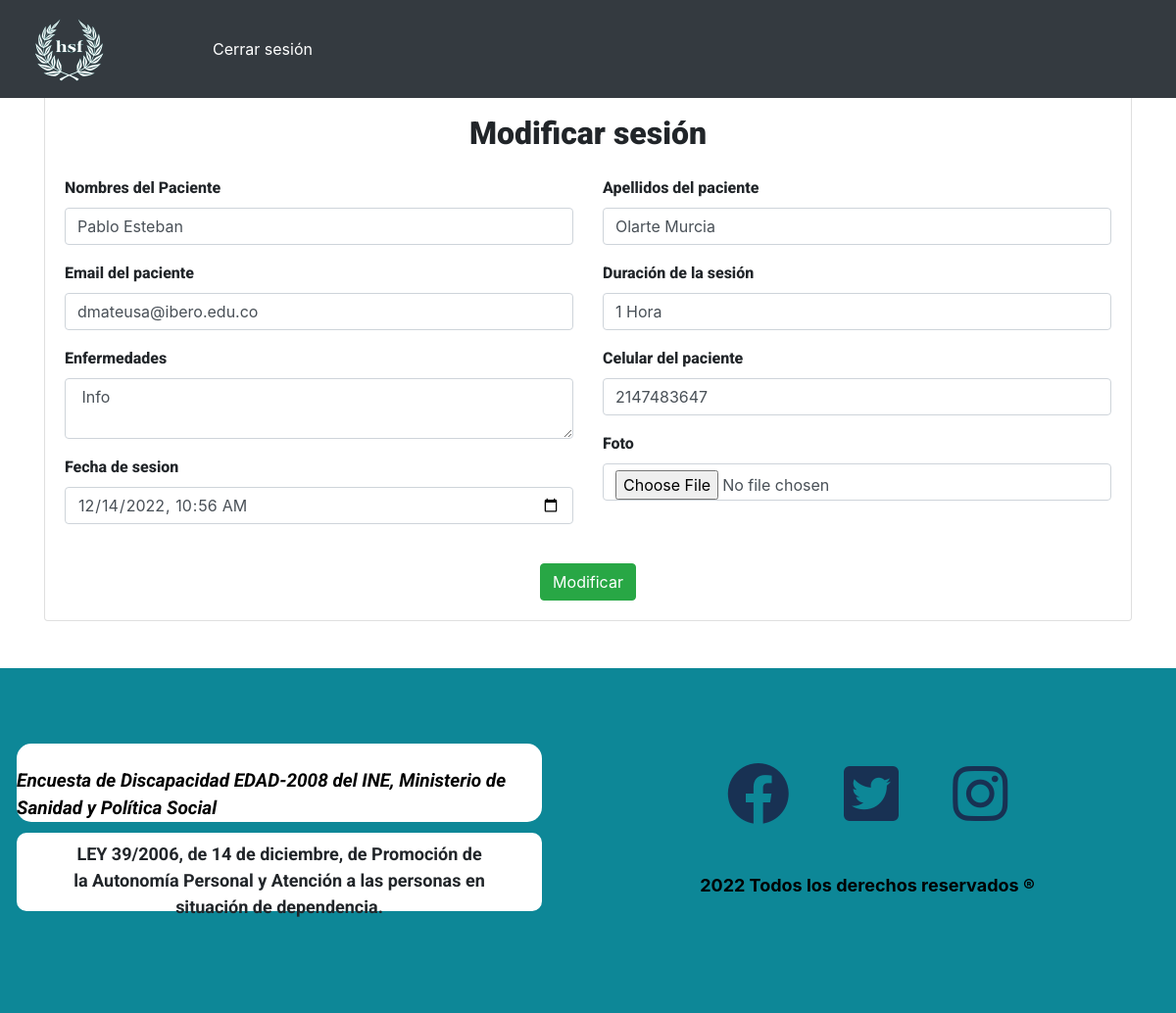
Page /Paciente/edit.php?id=6 on the committed database.
### tables this page shows
CREATE TABLE `pacientes` (
  `id` int(11) NOT NULL,
  `Nombre` varchar(50) NOT NULL,
  `Apellidos` varchar(50) NOT NULL,
  `Correo` varchar(50) NOT NULL,
  `Celular` int(11) NOT NULL,
  `Enfermedades` varchar(250) NOT NULL,
  `duracionSecion` varchar(50) NOT NULL,
  `imagen` varchar(100) NOT NULL,
  `fecha` datetime NOT NULL
);

### config/database.php (called while the page is built, shortened)
<?php
class Database{
    public $host = 'localhost';
    public $user = 'root';
    public $pass = '';
    public $db = 'sesiones';
    function __construct(){
        $this->conexion = $this->connectToDatabase();
        return $this -> conexion;
    }
    function connectToDatabase(){
        $conexion= mysqli_connect($this->host, $this->user, $this->pass, $this->db);
        return $conexion;
    }
}

### Paciente/Paciente.php (called while the page is built, shortened)
<?php
include ('../config/database.php');
class Paciente{
    public $conexion;
    function __construct(){
        $db = new Database();
        $this->conexion =$db->connectToDatabase();
    }
    function getOne($id){
        $sql= "SELECT * FROM Pacientes WHERE id=$id";
        return mysqli_query($this->conexion, $sql);
    }
    }
?>

### Paciente/edit.php (the view, shortened to what this page needs)
<?php
include ('Paciente.php');
$p = new Paciente();
$dp= mysqli_fetch_object($p->getOne($_GET['id']));
$date = new dateTime($dp->fecha);
?>
<!DOCTYPE html>
<html lang="en">
    <head>
        <link rel="stylesheet" href="https://cdnjs.cloudflare.com/ajax/libs/font-awesome/6.2.1/css/all.min.css"crossorigin="anonymous" />
        <link rel="stylesheet" href="https://cdn.jsdelivr.net/npm/bootstrap@4.6.2/dist/css/bootstrap.min.css">
        <link rel="stylesheet" href="../Estilos/edit.css">
    </head>
    <body>
        <header>
            <nav class="navbar navbar-expand-lg fixed-top bg-dark">
                <div class="container-fluid">
                <a class="navbar-brand" href="./index.html">
                    <img class="w-50" src="../images/Logo.png" alt="">
                </a>
                <div class="collapse navbar-collapse center-items" id="navbarNav">
                    <ul class="navbar-nav">
                        <li>
                            <a class="nav-link" href="<?= ROOT ?>admi.html" > Cerrar sesión </a>
                        </li>
                    </ul>
                </div>
                </div>
            </nav>
        </header>
        <section class="container-top">
            <div class="container">
                <div class="card">
                    <div class="card-body">
                        <h2 class="text-center mb-2 title-register"> Modificar sesión</h2>
                        <form method="POST" enctype="multipart/form-data">
                            <div class="row mb-2">
                                <div class="col">
                                    <div class="form-group mt-3">
                                        <label for="nombres">Nombres del Paciente</label>
                                        <input type="text" name="nombres" id="nombres" placeholder="Nombres " class="form-control" value="<?= $dp->Nombre ?>" />
                                    </div>
                                    <div class="form-group mt-3">
                                        <label for="Correo">Email del paciente</label>
                                        <input type="email" name="Correo" id="Correo" placeholder="Email" class="form-control" value="<?=$dp->Correo?>"/>
                                    </div>
                                    <div class="form-group mt-3">
                                        <label for="fecha">Enfermedades</label>
                                        <textarea id="enfermedades" name="enfermedades" id="enfermedades" placeholder="Enfermedades" class="form-control" ><?=$dp->Enfermedades?> </textarea>
                                    </div>
                                    <div class="form-group mt-3">
                                        <label for="fecha">Fecha de sesion</label>
                                        <input type="datetime-local" name="fecha" id="fecha" class="form-control" value="<?=$date->format('Y-m-d\TH:i') ?>" />
                                    </div>
                                </div>
                                <div class="col">
                                    <div class="form-group mt-3">
                                        <label for="nombres">Apellidos del paciente</label>
                                        <input type="text" name="apellidos" id="apellidos" placeholder="Apellidos" class="form-control" value="<?=$dp->Apellidos?>"/>
                                    </div>
                                    <div class="form-group mt-3">
                                        <label for="duracionSecion">Duración de la sesión</label>
                                        <input type="text" name="duracionSecion" id="duracionSecion" placeholder="Duración" class="form-control" value="<?=$dp->duracionSecion?>"/>
                                    </div>
                                    <div class="form-group mt-3">
                                        <label for="celular">Celular del paciente</label>
                                        <input type="number" name="celular" id="celular" placeholder="Celular del paciente" class="form-control" value="<?=$dp->Celular?>"/>
                                    </div>
                                    <div class="form-group mt-3">
                                        <label for="imagen">Foto</label>
                                        <input type="file" name="imagen" id="imagen" class="form-control" />
                                    </div>
                                </div>
                            </div>
                            <div class="btn-container mt-4">
                                <button class="btn btn-success"> Modificar</button>
                            </div>
                        </form>
                    </div>
                </div>
            </div>
        </section>
        <footer class="bg-footer mt-5 ">
            <div class="row w-100">
                <div class="col">
                <article class="art-style">
                    <cite>
                    Encuesta de Discapacidad EDAD-2008 del INE,
                    Ministerio de Sanidad y Política Social
                    </cite>
                </article>
                <address class="dir-style-law">
                    LEY 39/2006, de 14 de diciembre, de Promoción
                    de la Autonomía Personal y Atención a las personas
                    en situación de dependencia.
                </address>
                </div>
                <div class="col">
                <div class="icons-social-media">
                    <a href="https://www.facebook.com/people/Helping-Special-Families/100088909987339/?is_tour_dismissed=true" target="_blank"><i class="fa-brands fa-facebook fa-4x"></i></a>
                    <a href=""><i class="fa-brands fa-square-twitter fa-4x"></i></a>
                    <a href=""><i class="fa-brands fa-instagram fa-4x"></i></a>
                </div>
                <div class="reserved-rigths">
                    <p>2022 Todos los derechos reservados ®</p>
                </div>
                </div>
            </div>
        </footer>
    </body>
</html>

### Estilos/edit.css (style rules this page uses)
body { margin: 0; padding: 0; }
.navbar a { color: #fff !important; }
.container-top { margin-top: 8%; }
.title-register { font-family: Roboto; font-weight: 900; }
.card label { font-family: Roboto; font-weight: 800; }
.bg-footer { background-color: rgb(13, 135, 151); height: 22rem; padding-top: 4%; }
.art-style { background-color: #fff; border-radius: 15px; color: #000; display: flex; font-weight: bold; font-size: 19px; height: 5rem; justify-content: center; margin-top: 5%; margin-left: 3%; margin-right: 3%; padding-top: 1.5rem; font-family: Roboto; }
.dir-style-law { background-color: #fff; border-radius: 10px; font-size: 18px; font-family: Roboto; font-weight: bold; height: 5rem; padding-top: .5rem; margin-top: 2%; margin-left: 3%; margin-right: 3%; padding-left: 10%; padding-right: 10%; text-align: center; }
.reserved-rigths { margin-top: 1%; font-size: 18px; color: #000; font-weight: bold; }
.icons-social-media { display: flex; justify-content: space-around; padding-left: 20%; padding-right: 20%; margin-top: 3em; margin-bottom: 3rem; }
.icons-social-media a { text-decoration: none !important; color: #183153; }
.btn-container, .reserved-rigths { display: flex; justify-content: center; }

### rows in the picture
pacientes: nombres "Pablo Esteban", Correo "dmateusa@ibero.edu.co", enfermedades "Info", fecha "12/14/2022 10:56", apellidos "Olarte Murcia", duracionSecion "1 Hora", celular "2147483647"
